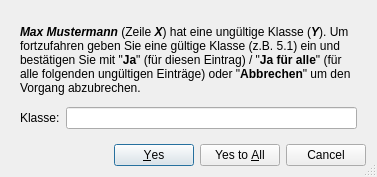
<?xml version="1.0" encoding="UTF-8"?>
<ui version="4.0">
 <class>Dialog</class>
 <widget class="QDialog" name="Dialog">
  <property name="geometry">
   <rect>
    <x>0</x>
    <y>0</y>
    <width>377</width>
    <height>177</height>
   </rect>
  </property>
  <property name="windowTitle">
   <string>FFSportfest - Ungültige Daten</string>
  </property>
  <property name="sizeGripEnabled">
   <bool>true</bool>
  </property>
  <layout class="QGridLayout" name="gridLayout">
   <item row="1" column="0">
    <widget class="QDialogButtonBox" name="buttonBox">
     <property name="orientation">
      <enum>Qt::Horizontal</enum>
     </property>
     <property name="standardButtons">
      <set>QDialogButtonBox::Cancel|QDialogButtonBox::Yes|QDialogButtonBox::YesToAll</set>
     </property>
     <property name="centerButtons">
      <bool>false</bool>
     </property>
    </widget>
   </item>
   <item row="0" column="0">
    <widget class="QWidget" name="widget" native="true">
     <layout class="QGridLayout" name="gridLayout_2">
      <item row="1" column="0">
       <widget class="QLabel" name="label">
        <property name="text">
         <string>Klasse:</string>
        </property>
       </widget>
      </item>
      <item row="1" column="1">
       <widget class="QLineEdit" name="lineEdit"/>
      </item>
      <item row="0" column="0" colspan="2">
       <widget class="QLabel" name="dlgText">
        <property name="text">
         <string>&lt;html&gt;&lt;head/&gt;&lt;body&gt;&lt;p&gt;&lt;span style=&quot; font-weight:600; font-style:italic;&quot;&gt;Max Mustermann&lt;/span&gt; (Zeile &lt;span style=&quot; font-weight:600; font-style:italic;&quot;&gt;X&lt;/span&gt;) hat eine ungültige Klasse (&lt;span style=&quot; font-weight:600; font-style:italic;&quot;&gt;Y&lt;/span&gt;). Um fortzufahren geben Sie eine gültige Klasse (z.B. 5.1) ein und bestätigen Sie mit &amp;quot;&lt;span style=&quot; font-weight:600;&quot;&gt;Ja&lt;/span&gt;&amp;quot; (für diesen Eintrag) / &amp;quot;&lt;span style=&quot; font-weight:600;&quot;&gt;Ja für alle&lt;/span&gt;&amp;quot; (für alle folgenden ungültigen Einträge) oder &amp;quot;&lt;span style=&quot; font-weight:600;&quot;&gt;Abbrechen&lt;/span&gt;&amp;quot; um den Vorgang abzubrechen.&lt;/p&gt;&lt;/body&gt;&lt;/html&gt;</string>
        </property>
        <property name="wordWrap">
         <bool>true</bool>
        </property>
       </widget>
      </item>
     </layout>
    </widget>
   </item>
  </layout>
 </widget>
 <resources/>
 <connections>
  <connection>
   <sender>buttonBox</sender>
   <signal>accepted()</signal>
   <receiver>Dialog</receiver>
   <slot>accept()</slot>
   <hints>
    <hint type="sourcelabel">
     <x>248</x>
     <y>254</y>
    </hint>
    <hint type="destinationlabel">
     <x>157</x>
     <y>274</y>
    </hint>
   </hints>
  </connection>
  <connection>
   <sender>buttonBox</sender>
   <signal>rejected()</signal>
   <receiver>Dialog</receiver>
   <slot>reject()</slot>
   <hints>
    <hint type="sourcelabel">
     <x>316</x>
     <y>260</y>
    </hint>
    <hint type="destinationlabel">
     <x>286</x>
     <y>274</y>
    </hint>
   </hints>
  </connection>
 </connections>
</ui>
